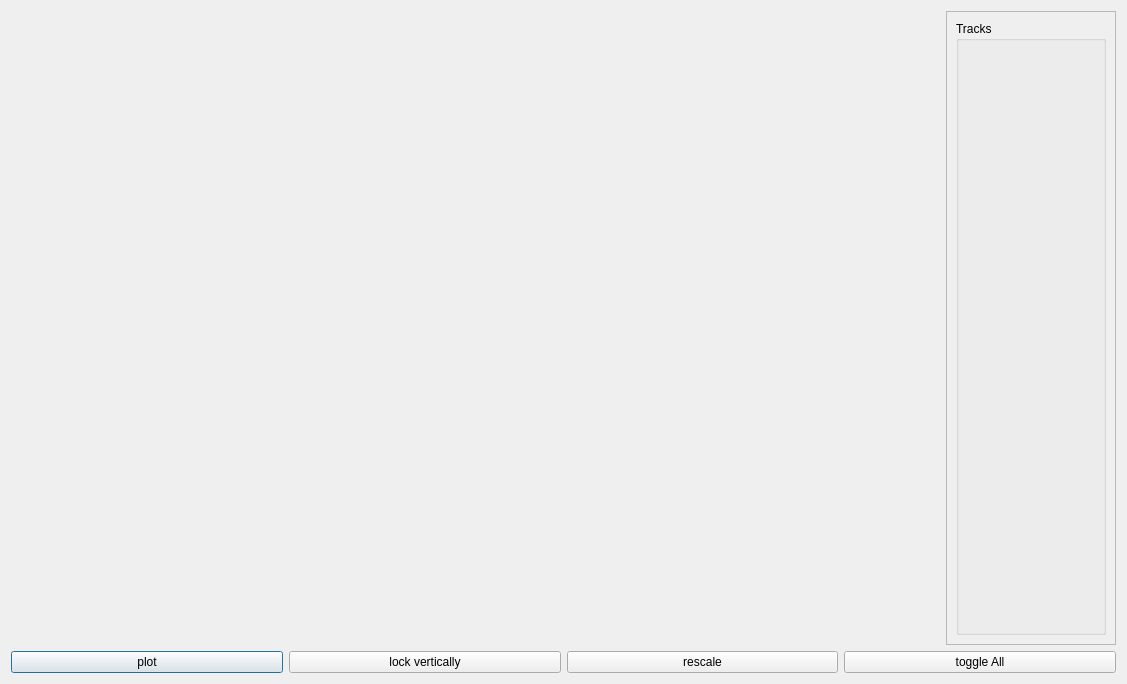
<?xml version="1.0" encoding="UTF-8"?>
<ui version="4.0">
 <class>PlotDialog</class>
 <widget class="QDialog" name="PlotDialog">
  <property name="geometry">
   <rect>
    <x>0</x>
    <y>0</y>
    <width>1127</width>
    <height>684</height>
   </rect>
  </property>
  <property name="windowTitle">
   <string>Dialog</string>
  </property>
  <layout class="QVBoxLayout" name="verticalLayout_2">
   <item>
    <layout class="QHBoxLayout" name="horizontalLayout_2">
     <item>
      <widget class="QCustomPlot" name="trackerPlot" native="true">
       <property name="sizePolicy">
        <sizepolicy hsizetype="Expanding" vsizetype="Expanding">
         <horstretch>0</horstretch>
         <verstretch>0</verstretch>
        </sizepolicy>
       </property>
       <property name="minimumSize">
        <size>
         <width>0</width>
         <height>500</height>
        </size>
       </property>
      </widget>
     </item>
     <item>
      <widget class="QScrollArea" name="scrollArea">
       <property name="sizePolicy">
        <sizepolicy hsizetype="Fixed" vsizetype="Expanding">
         <horstretch>0</horstretch>
         <verstretch>0</verstretch>
        </sizepolicy>
       </property>
       <property name="maximumSize">
        <size>
         <width>500</width>
         <height>16777215</height>
        </size>
       </property>
       <property name="widgetResizable">
        <bool>true</bool>
       </property>
       <widget class="QWidget" name="scrollAreaWidgetContents">
        <property name="geometry">
         <rect>
          <x>0</x>
          <y>0</y>
          <width>168</width>
          <height>629</height>
         </rect>
        </property>
        <layout class="QVBoxLayout" name="verticalLayout">
         <item>
          <widget class="QGroupBox" name="tracksGroupBox">
           <property name="minimumSize">
            <size>
             <width>150</width>
             <height>0</height>
            </size>
           </property>
           <property name="title">
            <string>Tracks</string>
           </property>
          </widget>
         </item>
        </layout>
       </widget>
      </widget>
     </item>
    </layout>
   </item>
   <item>
    <layout class="QHBoxLayout" name="horizontalLayout">
     <item>
      <widget class="QPushButton" name="plot_Button">
       <property name="text">
        <string>plot</string>
       </property>
      </widget>
     </item>
     <item>
      <widget class="QPushButton" name="lockVert_Button">
       <property name="text">
        <string>lock vertically</string>
       </property>
      </widget>
     </item>
     <item>
      <widget class="QPushButton" name="rescale_Button">
       <property name="text">
        <string>rescale</string>
       </property>
      </widget>
     </item>
     <item>
      <widget class="QPushButton" name="toggle_Button">
       <property name="text">
        <string>toggle All</string>
       </property>
      </widget>
     </item>
    </layout>
   </item>
  </layout>
 </widget>
 <customwidgets>
  <customwidget>
   <class>QCustomPlot</class>
   <extends>QWidget</extends>
   <header>qcustomplot.h</header>
   <container>1</container>
  </customwidget>
 </customwidgets>
 <resources/>
 <connections/>
</ui>
